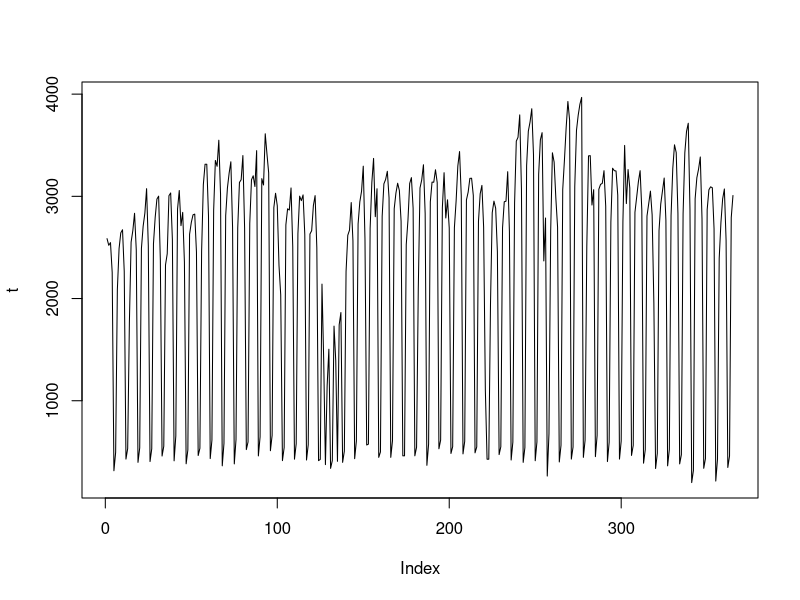
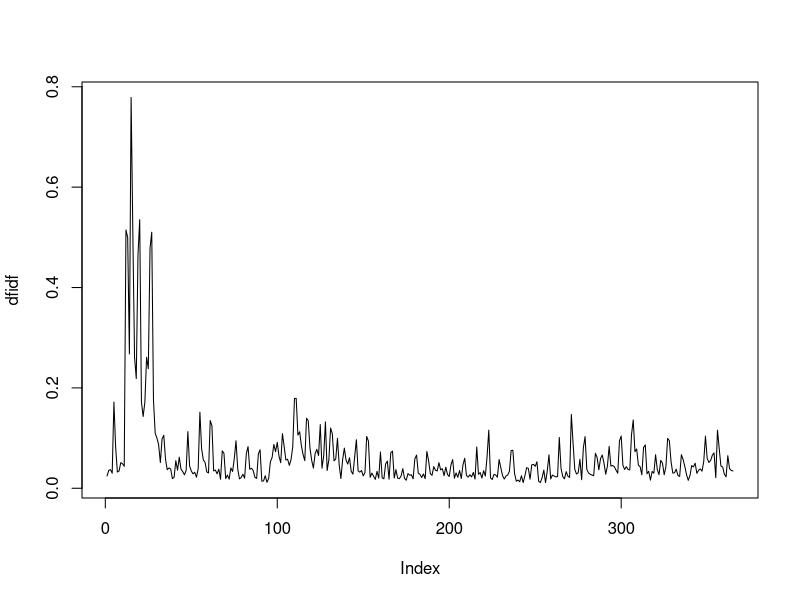

Generate these figures, in order, with R: (Note: this script raises an error after producing the figures.)
t <- c(2586,2521,2547,2255,315,495,2088,2489,2643,2673,2266,429,532,1768,2552,2665,2834,2474,397,539,2492,2708,2836,3075,2516,405,530,2536,2794,2973,3002,2375,459,555,2329,2438,3006,3033,2577,412,656,2875,3057,2713,2843,2355,383,519,2629,2744,2819,2826,2455,464,535,2464,3114,3314,3314,2809,434,615,2864,3351,3294,3549,3025,363,583,2812,3081,3227,3338,2695,382,619,2690,3136,3163,3399,2689,522,597,2735,3162,3201,3096,3447,460,646,3173,3111,3612,3415,3229,511,661,2890,3030,2908,2323,2036,414,542,2721,2878,2866,3082,2506,428,579,2635,3002,2958,3014,2626,420,569,2631,2664,2910,3007,2496,414,426,2141,1392,375,1146,1504,338,414,1730,1393,407,1743,1863,397,507,2264,2619,2669,2939,2564,433,606,2730,2946,3049,3295,2581,567,575,2687,3137,3371,2801,3074,446,499,2805,3122,3165,3245,2985,446,609,2879,3032,3128,3057,2756,461,461,2528,2768,3126,3183,2883,461,545,2096,3082,3161,3309,2831,368,576,2946,3139,3138,3260,3135,530,615,2888,3231,2788,2966,2690,484,551,2693,2954,3297,3438,3005,480,603,2965,3041,3176,3177,3008,490,548,2755,3025,3107,2699,1106,428,428,1952,2839,2953,2884,2458,473,550,2692,2947,2952,3241,2653,420,595,2935,3540,3578,3797,3067,397,542,3301,3638,3728,3857,3406,413,597,3215,3553,3623,2368,2788,263,677,2666,3426,3335,2981,2699,401,564,3067,3356,3674,3928,3745,429,547,3097,3645,3794,3902,3968,446,613,2511,3396,3398,2915,3065,453,661,3069,3117,3127,3251,2902,405,594,2748,3275,3251,3248,3011,429,606,2752,3498,2929,3262,3081,465,563,2844,2992,3143,3251,2863,389,521,2807,2928,3051,2818,1956,337,485,2665,2925,3052,3179,2764,363,523,2811,3272,3504,3428,2831,382,472,2831,3426,3636,3715,2868,199,318,2976,3182,3267,3385,2779,339,434,2869,3064,3093,3084,2683,214,428,2394,2744,2975,3072,2570,347,459,2792,3008)
x <- c(14,20,21,15,12,9,15,19,30,29,22,49,59,105,441,301,164,120,41,64,95,86,108,178,133,43,60,99,68,66,58,27,10,13,30,20,27,26,11,2,8,23,42,23,21,14,3,13,26,21,18,20,12,4,18,43,39,38,24,19,13,17,22,27,21,30,12,6,9,12,18,13,30,20,5,13,23,13,15,21,12,8,11,23,28,25,15,15,7,11,10,10,20,9,14,6,9,56,49,59,33,23,10,10,34,37,29,39,46,17,23,62,75,56,45,32,13,17,47,33,26,46,43,6,12,19,20,11,9,19,9,10,21,18,9,18,8,5,9,28,28,36,22,16,6,13,21,21,24,18,18,13,12,13,21,18,11,23,2,8,13,13,34,39,12,7,10,13,25,14,13,15,4,2,9,18,18,19,12,6,8,14,19,15,21,12,6,7,19,18,30,26,24,6,5,25,18,26,18,14,5,7,12,20,16,27,13,5,8,17,15,19,16,21,2,10,17,21,14,21,6,6,11,9,11,18,17,12,6,5,15,12,16,19,20,7,10,19,11,13,11,17,1,3,30,32,15,40,36,4,7,10,9,17,19,7,2,10,11,20,18,15,14,9,5,16,14,27,21,18,14,11,26,23,26,50,15,8,14,21,23,21,17,17,7,9,25,41,46,36,18,4,11,27,33,31,26,20,9,14,28,29,28,27,25,11,17,46,52,32,31,17,7,10,18,22,11,21,13,5,4,16,36,34,19,26,8,11,33,22,24,29,16,2,7,36,33,22,13,16,2,3,33,21,26,29,21,4,10,38,35,38,45,42,1,11,42,27,28,19,13,5,4,22,23)
  
N <- sum(t)
df <- sum(x)

plot(t, type="l")
dfidf = (x/t) * (log(N/df))
plot(dfidf, type="l")
p <- periodogram(dfidf, plot=T)
length(dfidf)/which(p$spec == max(p$spec))
which(p$spec == max(p$spec))
max(p$spec)
  p

y <- c(1.1328465969074255,1.6031207304135333,0.8881348553035868,1.6734330431509687,0.0,0.0,0.0,0.0,0.9242798784845466,0.8069854776616348,43.91417975121011,12.661816388443171,10.839282211318775,8.868503627442635,10.436070400394444,6.474141411285422,3.572497507850383,6.037068573392736,5.368800194724496,2.704698018703362,8.432918969906158,5.322861800201184,5.020299129452907,3.2297635482936307,2.2029026203142084,0.8998649382981625,6.114466888436231,4.9473902209338805,6.827196157640455,2.0251737464884334,6.38743416024142,3.51544287934663,0.0,2.167856442263755,3.090248924177275,1.2995324722017059,5.106299971070944,0.9654421402794051,3.2116391737240813,5.309036185135726,1.8739819933124797,2.950072684317687,1.9269835042344488,0.0,0.9171700332654348,0.9753137368057795,1.9872017387417753,3.4643710699614485,4.359491931426199,2.0039009130169165,1.954624661057484,0.0,2.838859626773965)
plot(y, type="l")
y <- y*100
z <- c(0.0, 0.0, 0.0, 0.0, 0.0, 0.0, 0.0, 0.0, 0.0, 0.0, 0.0, 0.0, 0.0, 0.0, 0.0, 0.0, 0.0, 0.0, 0.0, 0.0, 0.0, 0.008132859141174554, 0.01534114061156295, 0.0328986085349544, 0.03365839164199723, 0.0, 0.14792072010614918, 0.27968936332802785, 0.13411733356734482, 0.1160356973008344, 0.146391464541142, 0.1432342366681553, 0.07835528806981076, 0.08280729307377728, 0.05508562908579569, 0.12906204806049212, 0.05461380356900086, 0.09588212882226843, 0.07360648273224647, 0.17575425468720077, 0.22906221738286522, 0.12771104168904207, 0.08096713100547112, 0.11980629636206074, 0.04904739666677578, 0.014901925951927202, 0.0, 0.0, 0.0066609157134299825, 0.0, 0.0074662313427176245, 0.0, 0.0)
lines(z, col="red", type="l")


y <- dfidf*100
z <- rep(1:length(y), y)
library(mixtools)
nmix <- normalmixEM(z, k=2, ECM=F)
plot(nmix, which=2)
lambda <- which(nmix$lambda == max(nmix$lambda))
mu <- nmix$mu[lambda]
sigma <- nmix$sigma[lambda]
abline(v=mu+2*sigma)
abline(v=mu-2*sigma)

t <- c(421,595,537,570,575,557,563,530,516,591,467,452,484,484,457,442,534,474,533,529,509,448,475,443,433,530,468,482,489,471,448,407,465,440,463,367,467,494,594,539,509,485,495,517,520,489,480,413,547,476,488,358,168)
x <- y

N <- sum(t)
df <- sum(x)

dfidf = (x/t) * (log(N/df))
plot(dfidf, type="l")
p <- periodogram(dfidf, plot=T)
length(dfidf)/which(p$spec == max(p$spec))
which(p$spec == max(p$spec))
max(p$spec)
p

dfidf <- dfidf*100
library(MASS)
z <- rep(1:length(dfidf), dfidf)
plot(x, type="l")

fitdistr(z, "normal")
hist(z, type="l", breaks=100)
plot(density(z))
n <- dnorm(z, 17.8280872, 16.0505251)
plot(z, n, type="l")
